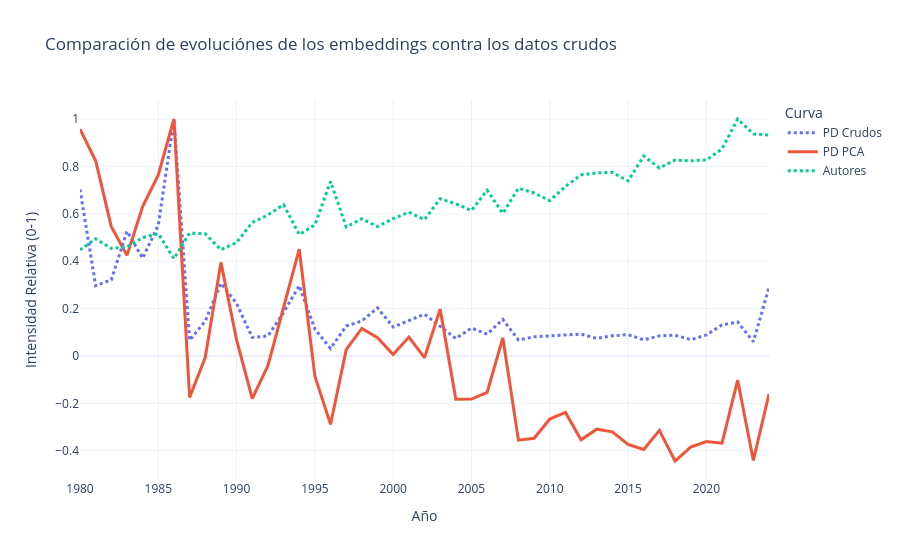

Notebook cell for this chart:
### Code cell
# Unir las tablas 
# Usamos 'inner' para quedarnos solo con los años que existen en ambos lados
df_comparacion = pd.merge(df_plot, df_flujo, left_on='Year', right_on='year', how='inner')

# Normalización Manual (Escala 0 a 1)
# Para poder comparar directamente las tendencias
#PD es percent of documents

#Por cada atributo definido, se busca al maximo, y a cada valor (fila) es dividido entre ese valor
df_comparacion['PD Crudos'] = df_comparacion['Percent of documents'] / df_comparacion['Percent of documents'].max()
df_comparacion['PD PCA'] = df_comparacion['y_original'] / df_comparacion['y_original'].max()
df_comparacion['Autores'] = df_comparacion['Ave. authorships'] / df_comparacion['Ave. authorships'].max()
# Graficar
fig = px.line(
    df_comparacion, 
    x='Year', 
    y=['PD Crudos', 'PD PCA', 'Autores'], 
    title="Comparación de evoluciónes de los embeddings contra los datos crudos",
    labels={'value': 'Intensidad Relativa (0-1)', 'variable': 'Curva', 'Year': 'Año'},
    template="plotly_white",
    markers=False
)

fig.update_traces(line=dict(width=3)) 
fig.update_traces(patch={"line": {"dash": "dot"}}, selector={"name": "Autores"})
fig.update_traces(patch={"line": {"dash": "dot"}}, selector={"name": "PD Crudos"})
fig.show()

### Figure 1 — Plotly figure (JSON) as saved in the notebook; plotly's stock layout.template omitted (floating-point values rounded to 4 significant figures)
{"data": [{"hovertemplate": "Curva=PD Crudos<br>Año=%{x}<br>Intensidad Relativa (0-1)=%{y}<extra></extra>", "legendgroup": "PD Crudos", "line": {"color": "#636efa", "dash": "dot", "width": 3}, "marker": {"symbol": "circle"}, "mode": "lines", "name": "PD Crudos", "orientation": "v", "showlegend": true, "type": "scatter", "x": [1980, 1981, 1982, 1983, 1984, 1985, 1986, 1987, 1988, 1989, 1990, 1991, 1992, 1993, 1994, 1995, 1996, 1997, 1998, 1999, 2000, 2001, 2002, 2003, 2004, 2005, 2006, 2007, 2008, 2009, 2010, 2011, 2012, 2013, 2014, 2015, 2016, 2017, 2018, 2019, 2020, 2021, 2022, 2023, 2024], "xaxis": "x", "y": [0.7029, 0.2965, 0.3212, 0.5263, 0.4125, 0.5523, 1.0, 0.06608, 0.1472, 0.3068, 0.2214, 0.07767, 0.08443, 0.1832, 0.2965, 0.1135, 0.03167, 0.1257, 0.1477, 0.2029, 0.1221, 0.1485, 0.1761, 0.1247, 0.07341, 0.1179, 0.0917, 0.1543, 0.06715, 0.08064, 0.0853, 0.08948, 0.09213, 0.07385, 0.08548, 0.08999, 0.06811, 0.0845, 0.08744, 0.06871, 0.08851, 0.1308, 0.1432, 0.06038, 0.2887], "yaxis": "y"}, {"hovertemplate": "Curva=PD PCA<br>Año=%{x}<br>Intensidad Relativa (0-1)=%{y}<extra></extra>", "legendgroup": "PD PCA", "line": {"color": "#EF553B", "dash": "solid", "width": 3}, "marker": {"symbol": "circle"}, "mode": "lines", "name": "PD PCA", "orientation": "v", "showlegend": true, "type": "scatter", "x": [1980, 1981, 1982, 1983, 1984, 1985, 1986, 1987, 1988, 1989, 1990, 1991, 1992, 1993, 1994, 1995, 1996, 1997, 1998, 1999, 2000, 2001, 2002, 2003, 2004, 2005, 2006, 2007, 2008, 2009, 2010, 2011, 2012, 2013, 2014, 2015, 2016, 2017, 2018, 2019, 2020, 2021, 2022, 2023, 2024], "xaxis": "x", "y": [0.9575, 0.8239, 0.5458, 0.4243, 0.6306, 0.7637, 1.0, -0.1748, -0.00554, 0.3947, 0.06746, -0.1806, -0.04118, 0.2004, 0.4505, -0.08528, -0.2889, 0.02674, 0.1162, 0.07684, 0.005603, 0.07978, -0.007511, 0.1975, -0.1824, -0.1818, -0.1538, 0.07648, -0.3556, -0.3476, -0.2663, -0.2387, -0.3538, -0.3091, -0.3203, -0.3737, -0.3952, -0.3144, -0.4435, -0.3845, -0.3613, -0.3683, -0.1023, -0.4411, -0.1607], "yaxis": "y"}, {"hovertemplate": "Curva=Autores<br>Año=%{x}<br>Intensidad Relativa (0-1)=%{y}<extra></extra>", "legendgroup": "Autores", "line": {"color": "#00cc96", "dash": "dot", "width": 3}, "marker": {"symbol": "circle"}, "mode": "lines", "name": "Autores", "orientation": "v", "showlegend": true, "type": "scatter", "x": [1980, 1981, 1982, 1983, 1984, 1985, 1986, 1987, 1988, 1989, 1990, 1991, 1992, 1993, 1994, 1995, 1996, 1997, 1998, 1999, 2000, 2001, 2002, 2003, 2004, 2005, 2006, 2007, 2008, 2009, 2010, 2011, 2012, 2013, 2014, 2015, 2016, 2017, 2018, 2019, 2020, 2021, 2022, 2023, 2024], "xaxis": "x", "y": [0.4476, 0.4946, 0.4534, 0.46, 0.4996, 0.516, 0.4108, 0.5189, 0.5153, 0.4483, 0.4781, 0.5634, 0.5948, 0.6384, 0.5122, 0.5534, 0.7362, 0.5445, 0.5788, 0.546, 0.5794, 0.6067, 0.5755, 0.6635, 0.6424, 0.6136, 0.6993, 0.6017, 0.7081, 0.6877, 0.6552, 0.7152, 0.7639, 0.7726, 0.7742, 0.7388, 0.8436, 0.7935, 0.8266, 0.8234, 0.827, 0.8741, 1.0, 0.937, 0.9318], "yaxis": "y"}], "layout": {"legend": {"title": {"text": "Curva"}, "tracegroupgap": 0}, "title": {"text": "Comparación de evoluciónes de los embeddings contra los datos crudos"}, "xaxis": {"anchor": "y", "domain": [0, 1], "title": {"text": "Año"}}, "yaxis": {"anchor": "x", "domain": [0, 1], "title": {"text": "Intensidad Relativa (0-1)"}}}}
